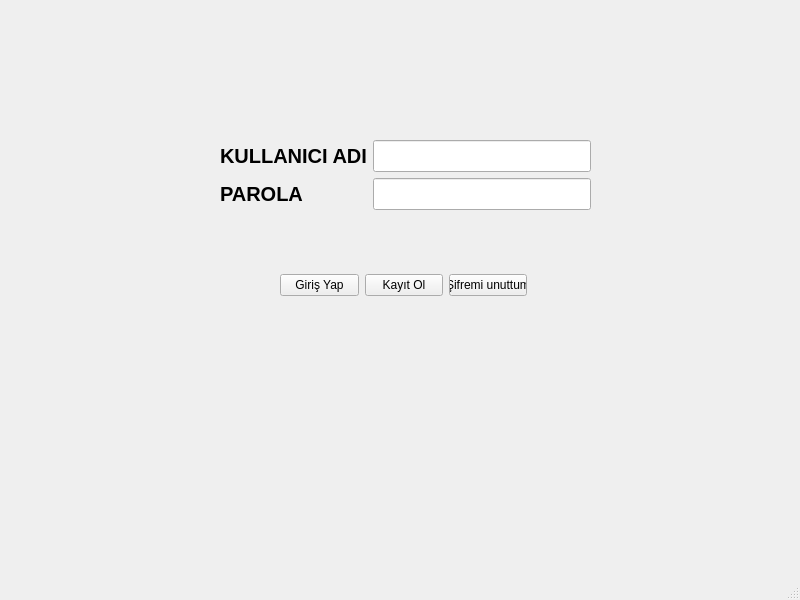
<?xml version="1.0" encoding="UTF-8"?>
<ui version="4.0">
 <class>MainWindow</class>
 <widget class="QMainWindow" name="MainWindow">
  <property name="geometry">
   <rect>
    <x>0</x>
    <y>0</y>
    <width>800</width>
    <height>600</height>
   </rect>
  </property>
  <property name="sizePolicy">
   <sizepolicy hsizetype="Fixed" vsizetype="Fixed">
    <horstretch>0</horstretch>
    <verstretch>0</verstretch>
   </sizepolicy>
  </property>
  <property name="windowTitle">
   <string/>
  </property>
  <widget class="QWidget" name="centralwidget">
   <widget class="QWidget" name="formLayoutWidget">
    <property name="geometry">
     <rect>
      <x>220</x>
      <y>140</y>
      <width>371</width>
      <height>81</height>
     </rect>
    </property>
    <layout class="QFormLayout" name="formLayout">
     <item row="0" column="0">
      <widget class="QLabel" name="label">
       <property name="font">
        <font>
         <pointsize>15</pointsize>
         <weight>75</weight>
         <bold>true</bold>
        </font>
       </property>
       <property name="cursor">
        <cursorShape>PointingHandCursor</cursorShape>
       </property>
       <property name="layoutDirection">
        <enum>Qt::LeftToRight</enum>
       </property>
       <property name="frameShape">
        <enum>QFrame::NoFrame</enum>
       </property>
       <property name="frameShadow">
        <enum>QFrame::Sunken</enum>
       </property>
       <property name="text">
        <string>KULLANICI ADI</string>
       </property>
       <property name="textFormat">
        <enum>Qt::AutoText</enum>
       </property>
      </widget>
     </item>
     <item row="0" column="1">
      <widget class="QLineEdit" name="txt_kullaniciadi">
       <property name="font">
        <font>
         <pointsize>15</pointsize>
        </font>
       </property>
      </widget>
     </item>
     <item row="2" column="1">
      <widget class="QLineEdit" name="txt_parola">
       <property name="font">
        <font>
         <pointsize>15</pointsize>
        </font>
       </property>
      </widget>
     </item>
     <item row="2" column="0">
      <widget class="QLabel" name="label_2">
       <property name="font">
        <font>
         <pointsize>15</pointsize>
         <weight>75</weight>
         <bold>true</bold>
        </font>
       </property>
       <property name="cursor">
        <cursorShape>PointingHandCursor</cursorShape>
       </property>
       <property name="layoutDirection">
        <enum>Qt::LeftToRight</enum>
       </property>
       <property name="frameShape">
        <enum>QFrame::NoFrame</enum>
       </property>
       <property name="frameShadow">
        <enum>QFrame::Sunken</enum>
       </property>
       <property name="text">
        <string>PAROLA</string>
       </property>
       <property name="textFormat">
        <enum>Qt::AutoText</enum>
       </property>
      </widget>
     </item>
    </layout>
   </widget>
   <widget class="QWidget" name="horizontalLayoutWidget">
    <property name="geometry">
     <rect>
      <x>280</x>
      <y>220</y>
      <width>247</width>
      <height>131</height>
     </rect>
    </property>
    <layout class="QHBoxLayout" name="horizontalLayout">
     <item>
      <widget class="QPushButton" name="btn_girisyap">
       <property name="text">
        <string>Giriş Yap</string>
       </property>
      </widget>
     </item>
     <item>
      <widget class="QPushButton" name="btn_kayitol">
       <property name="text">
        <string>Kayıt Ol</string>
       </property>
      </widget>
     </item>
     <item>
      <widget class="QPushButton" name="btn_sifreunuttum">
       <property name="text">
        <string>Şifremi unuttum</string>
       </property>
      </widget>
     </item>
    </layout>
   </widget>
  </widget>
  <widget class="QMenuBar" name="menubar">
   <property name="geometry">
    <rect>
     <x>0</x>
     <y>0</y>
     <width>800</width>
     <height>21</height>
    </rect>
   </property>
  </widget>
  <widget class="QStatusBar" name="statusbar"/>
 </widget>
 <resources/>
 <connections/>
</ui>
